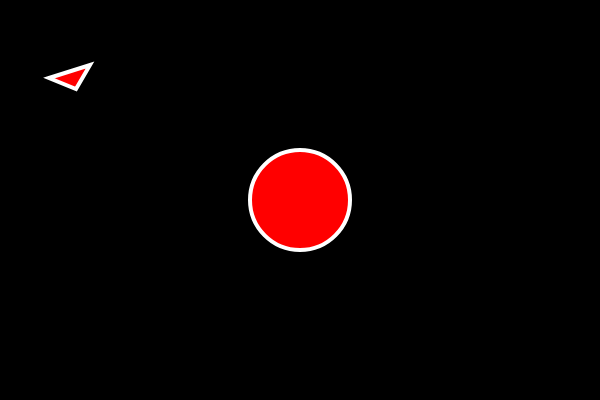
Frame 1 (no input)
Frame 60 (no input): identical to frame 1, image omitted
Frame 120 (the mouse pressed at the canvas centre since frame 60): identical to frame 1, image omitted

The p5.js sketch that drew this single still picture (run headless with seeded random() and noise() and a simulated clock; from frame 60 on, the mouse is pressed at the canvas centre):

// p5.js sketch
// ── sketch.js
function setup() {
  createCanvas(600, 400);
}

function draw() {
  background(0);
  
  stroke(255);
  strokeWeight(4);
  noFill();
  
  if(mouseY < 300) {
    fill(255, 0, 0);
  }
  
  ellipse(300, 200, 100, 100);
  triangle(49, 78, 90, 65, 76, 89);
}
